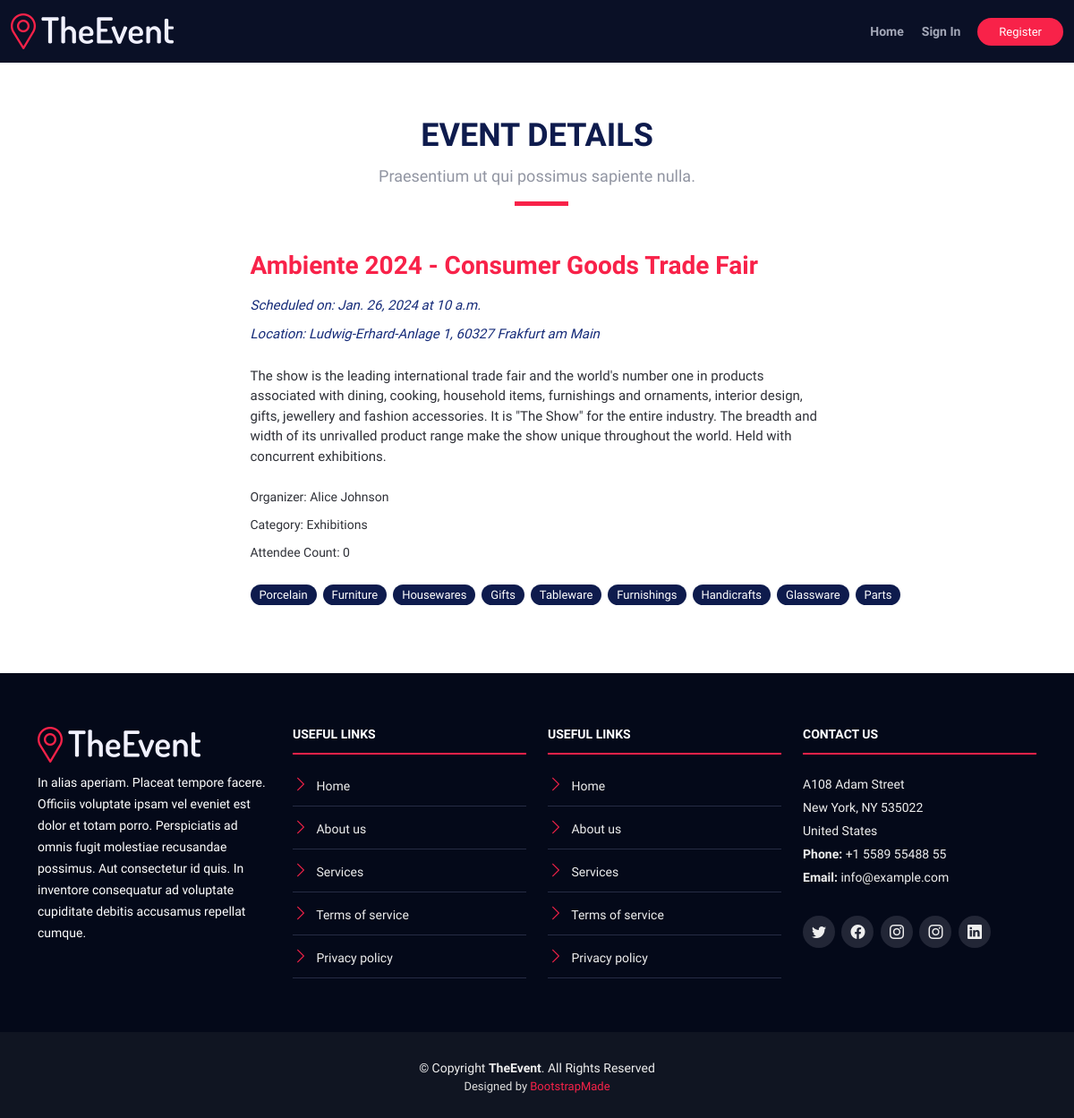
The app's page /event/3/ with its own data.
### event/models.py (models this page shows, shortened)
class Event(models.Model):
    organizer = models.ForeignKey(Account, on_delete=models.CASCADE)
    name = models.CharField(max_length=255)
    date = models.DateField()
    time = models.TimeField()
    location = models.CharField(max_length=255)
    description = models.TextField()
    is_public = models.BooleanField(default=True)
    categories = models.ForeignKey(EventCategory, on_delete=models.CASCADE, blank=True, null=True)
    tags = TaggableManager()
    attendees = models.ManyToManyField(Account, related_name='events_attending', blank=True)

class EventCategory(models.Model):
    name = models.CharField(max_length=255)
    def __str__(self):
        return self.name

### account/models.py (models this page shows)
class Account(AbstractUser):
    user_role = models.CharField(max_length=20, choices=[('organizer', 'Event Organizer'), ('attendee', 'Attendee')])

### event/views.py (the view)
# urls.py: path('event/<int:event_id>/', views.event_detail, name='event_detail'),
def event_detail(request, event_id):
    event = get_object_or_404(Event, id=event_id)
    attendees = event.attendees.all()
    return render(request, 'event/event-details.html', {'event': event, 'attendees': attendees})

### templates/event/event-details.html (shortened to what this page needs)
<!DOCTYPE html>
<html lang="en">
<head>
    <link href="../../static/vendor/aos/aos.css" rel="stylesheet">
    <link href="../../static/vendor/bootstrap/css/bootstrap.min.css" rel="stylesheet">
    <link href="../../static/vendor/bootstrap-icons/bootstrap-icons.css" rel="stylesheet">
    <link href="../../static/vendor/glightbox/css/glightbox.min.css" rel="stylesheet">
    <link href="../../static/vendor/swiper/swiper-bundle.min.css" rel="stylesheet">
    <link href="../../static/css/style.css" rel="stylesheet">
</head>
<body>
<header id="header" class="d-flex align-items-center header-inner">
    <div class="container-fluid container-xxl d-flex align-items-center">
        <div id="logo" class="me-auto">
            <a href="{% url 'home' %}" class="scrollto"><img src="../../static/img/logo.png" alt="" title=""></a>
        </div>
        <nav id="navbar" class="navbar order-last order-lg-0">
            <ul>
                <li><a class="nav-link" href="{% url 'home' %}">Home</a></li>
                {% if request.user.is_authenticated %}
                    <li><a class="nav-link" href="{% url 'logout' %}">Sign Out</a></li>
                {% else %}
                    <li><a class="nav-link" href="{% url 'login' %}">Sign In</a></li>
                {% endif %}
            </ul>
        </nav>
        {% if request.user.is_authenticated %}
            <a class="buy-tickets" href="{% url 'profile' %}">{{ user.user_role|capfirst }} Profile</a>
            <a class="buy-tickets" href="{% url 'my_event' %}">{{ user.user_role|capfirst }} Dashboard</a>
        {% else %}
            <a class="buy-tickets" href="{% url 'register' %}">Register</a>
        {% endif %}
    </div>
</header>
<main id="main" class="main-page">
    <section id="event-details">
        <div class="container">
            <div class="section-header">
                <h2>Event Details</h2>
                <p>Praesentium ut qui possimus sapiente nulla.</p>
            </div>
            <div class="row justify-content-center">
                <div class="col-md-7">
                    <div class="details">
                        <h2 class="mb-3">{{ event.name }}</h2>
                        <p style="color: #152b79; font-style: italic">Scheduled on: {{ event.date }} at {{ event.time }}</p>
                        <p class="mb-4" style="color: #152b79; font-style: italic">Location: {{ event.location }}</p>
                        <p class="mb-4">{{ event.description }}</p>
                        <p style="font-size: 14px">Organizer: {{ event.organizer.first_name }} {{ event.organizer.last_name }}</p>
                        <p style="font-size: 14px">Category: {{ event.categories }}</p>
                        <p class="mb-4" style="font-size: 14px">Attendee Count: {{ event.attendees.count }}</p>
                        <ul class="tag-list">
                            {% for tag in event.tags.all %}
                            	<li class="tag-item"><a>{{ tag }}</a></li>
                            {% endfor %}
                        </ul>
                    </div>
                </div>
            </div>
        </div>
    </section>
</main>
<footer id="footer">
    <div class="footer-top">
        <div class="container">
            <div class="row">
                <div class="col-lg-3 col-md-6 footer-info">
                    <img src="../../static/img/logo.png" alt="TheEvenet">
                    <p>In alias aperiam. Placeat tempore facere. Officiis voluptate ipsam vel eveniet est dolor et totam porro. Perspiciatis ad omnis fugit molestiae recusandae possimus. Aut consectetur id quis. In inventore consequatur ad voluptate cupiditate debitis accusamus repellat cumque.</p>
                </div>
                <div class="col-lg-3 col-md-6 footer-links">
                    <h4>Useful Links</h4>
                    <ul>
                        <li><i class="bi bi-chevron-right"></i> <a href="#">Home</a></li>
                        <li><i class="bi bi-chevron-right"></i> <a href="#">About us</a></li>
                        <li><i class="bi bi-chevron-right"></i> <a href="#">Services</a></li>
                        <li><i class="bi bi-chevron-right"></i> <a href="#">Terms of service</a></li>
                        <li><i class="bi bi-chevron-right"></i> <a href="#">Privacy policy</a></li>
                    </ul>
                </div>
                <div class="col-lg-3 col-md-6 footer-links">
                    <h4>Useful Links</h4>
                    <ul>
                        <li><i class="bi bi-chevron-right"></i> <a href="#">Home</a></li>
                        <li><i class="bi bi-chevron-right"></i> <a href="#">About us</a></li>
                        <li><i class="bi bi-chevron-right"></i> <a href="#">Services</a></li>
                        <li><i class="bi bi-chevron-right"></i> <a href="#">Terms of service</a></li>
                        <li><i class="bi bi-chevron-right"></i> <a href="#">Privacy policy</a></li>
                    </ul>
                </div>
                <div class="col-lg-3 col-md-6 footer-contact">
                    <h4>Contact Us</h4>
                    <p>
                        A108 Adam Street <br>
                        New York, NY 535022<br>
                        United States <br>
                        <strong>Phone:</strong> +1 5589 55488 55<br>
                        <strong>Email:</strong> info@example.com<br>
                    </p>
                    <div class="social-links">
                        <a href="#" class="twitter"><i class="bi bi-twitter"></i></a>
                        <a href="#" class="facebook"><i class="bi bi-facebook"></i></a>
                        <a href="#" class="instagram"><i class="bi bi-instagram"></i></a>
                        <a href="#" class="google-plus"><i class="bi bi-instagram"></i></a>
                        <a href="#" class="linkedin"><i class="bi bi-linkedin"></i></a>
                    </div>
                </div>
            </div>
        </div>
    </div>
    <div class="container">
        <div class="copyright">
            &copy; Copyright <strong>TheEvent</strong>. All Rights Reserved
        </div>
        <div class="credits">
            Designed by <a href="https://bootstrapmade.com/">BootstrapMade</a>
        </div>
    </div>
</footer>
</body>
</html>

### static/css/style.css (style rules this page uses)
body { background: #fff; color: #2f3138; font-family: "Open Sans", sans-serif; }
a { color: #f82249; text-decoration: none; transition: 0.5s; }
p { padding: 0; margin: 0 0 30px 0; }
h1, h2, h3, h4, h5, h6 { font-family: "Raleway", sans-serif; font-weight: 400; margin: 0 0 20px 0; padding: 0; color: #0e1b4d; }
.main-page { margin-top: 70px; }
.section-header { margin-bottom: 50px; position: relative; padding-bottom: 20px; }
.section-header::before { content: ""; position: absolute; display: block; width: 60px; height: 5px; background: #f82249; bottom: 0; left: calc(50% - 25px); }
.section-header h2 { font-size: 36px; text-transform: uppercase; text-align: center; font-weight: 700; margin-bottom: 10px; }
.section-header p { text-align: center; padding: 0; margin: 0; font-size: 18px; font-weight: 500; color: #9195a2; }
#header { height: 90px; position: fixed; left: 0; top: 0; right: 0; transition: all 0.5s; z-index: 997; }
#header.header-scrolled, #header.header-inner { background: rgba(6, 12, 34, 0.98); height: 70px; }
#header #logo img { padding: 0; margin: 0; max-height: 40px; }
.buy-tickets { color: #fff; background: #f82249; padding: 7px 22px; margin: 0 0 0 15px; border-radius: 50px; border: 2px solid #f82249; transition: all ease-in-out 0.3s; font-weight: 500; line-height: 1; font-size: 13px; white-space: nowrap; }
.navbar { padding: 0; }
.navbar ul { margin: 0; padding: 0; display: flex; list-style: none; align-items: center; }
.navbar li { position: relative; }
.navbar>ul>li { white-space: nowrap; padding: 10px 0 10px 12px; }
.navbar a, .navbar a:focus { display: flex; align-items: center; justify-content: space-between; color: rgba(202, 206, 221, 0.8); font-family: "Raleway", sans-serif; font-weight: 600; font-size: 14px; white-space: nowrap; transition: 0.3s; position: relative; padding: 6px 4px; }
.navbar>ul>li>a:before { content: ""; position: absolute; width: 0; height: 2px; bottom: -6px; left: 0; background-color: #f82249; visibility: hidden; transition: all 0.3s ease-in-out 0s; }
#event-details { padding: 60px 0; }
#event-details .details h2 { color: #f82249; font-size: 28px; font-weight: 700; margin-bottom: 10px; }
#event-details .details p { font-size: 15px; margin-bottom: 10px; }
#event-details .tag-list { list-style: none; display: flex; padding: 0; }
#event-details .tag-list .tag-item { margin-right: 7px; }
#event-details .tag-list .tag-item a { padding: 4px 10px; background-color: #0e1b4d; color: #fff; font-size: 13px; font-weight: 200; border-radius: 50px; }
#footer { background: #101522; padding: 0 0 25px 0; color: #eee; font-size: 14px; }
#footer .footer-top { background: #040919; padding: 60px 0 30px 0; }
#footer .footer-top .footer-info { margin-bottom: 30px; }
#footer .footer-top .footer-info img { height: 40px; margin-bottom: 10px; }
#footer .footer-top .footer-info p { font-size: 14px; line-height: 24px; margin-bottom: 0; font-family: "Raleway", sans-serif; color: #fff; }
#footer .footer-top .social-links a { display: inline-block; background: #222636; color: #eee; line-height: 1; margin-right: 4px; border-radius: 50%; width: 36px; height: 36px; transition: 0.3s; display: inline-flex; align-items: center; justify-content: center; }
#footer .footer-top .social-links a i { line-height: 0; font-size: 16px; }
#footer .footer-top h4 { font-size: 14px; font-weight: bold; color: #fff; text-transform: uppercase; position: relative; padding-bottom: 12px; border-bottom: 2px solid #f82249; }
#footer .footer-top .footer-links { margin-bottom: 30px; }
#footer .footer-top .footer-links ul { list-style: none; padding: 0; margin: 0; }
#footer .footer-top .footer-links ul i { padding-right: 5px; color: #f82249; font-size: 18px; }
#footer .footer-top .footer-links ul li { border-bottom: 1px solid #262c44; padding: 10px 0; }
#footer .footer-top .footer-links ul li:first-child { padding-top: 0; }
#footer .footer-top .footer-links ul a { color: #eee; }
#footer .footer-top .footer-contact { margin-bottom: 30px; }
#footer .footer-top .footer-contact p { line-height: 26px; }
#footer .copyright { text-align: center; padding-top: 30px; }
#footer .credits { text-align: center; font-size: 13px; color: #ddd; }

### records on screen
Event: name "Ambiente 2024 - Consumer Goods Trade Fair", date "Jan. 26, 2024", time "10 a.m.", location "Ludwig-Erhard-Anlage 1, 60327 Frakfurt am Main", description "The show is the leading international trade fair and the world's number one in products associated with dining, cooking, household items, furnishings and ornaments, interior design, gifts, jewellery and fashion accessories. It is \"The Show\" for the entire industry. The breadth and width of its unrivalled product range make the show unique throughout the world. Held with concurrent exhibitions.", organizer.first_name "Alice", organizer.last_name "Johnson", categories "Exhibitions", attendees.count "0"
Tag: name "Porcelain"
Tag: name "Furniture"
Tag: name "Housewares"
Tag: name "Gifts"
Tag: name "Tableware"
Tag: name "Furnishings"
Tag: name "Handicrafts"
Tag: name "Glassware"
Tag: name "Parts"
